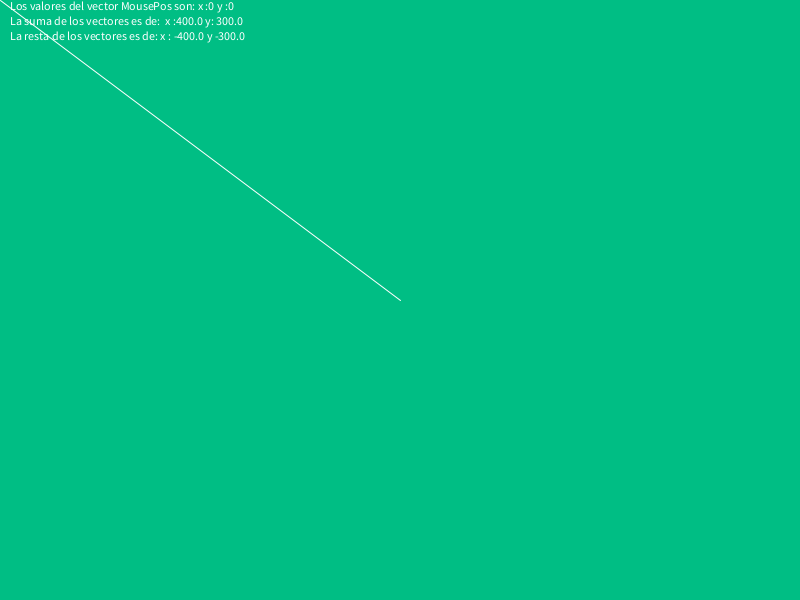
Frame 1 (no input)
Frame 60 (the mouse pressed at the canvas centre just before this capture): identical to frame 1, image omitted
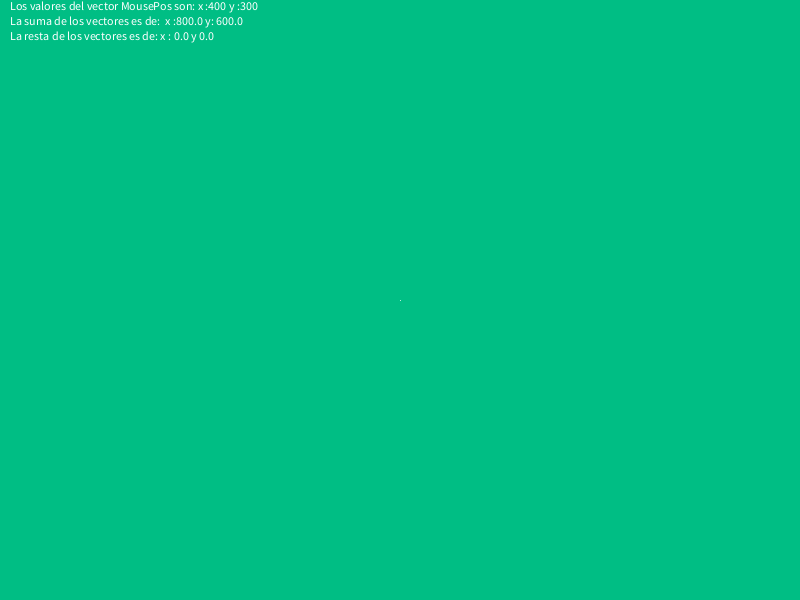
Frame 120 (the mouse held since frame 60 and released just before this capture)

The Processing sketch that drew these frames (run headless with seeded random() and noise(); from frame 60 on, the mouse is pressed at the canvas centre):

// Processing sketch: addSub
// ── addSub.pde
/**
** Vectores - Suma y Resta.
** by #90ED Media Art Studio. 
*/

String textoSuma = "La suma de los vectores es de: ";
String textoResta = "La resta de los vectores es de: ";

 PVector initPos = new PVector();
void setup(){
  size(800,600);
  background(0,190,132);
  initPos.x = width/2;
  initPos.y = height/2;
  smooth();
  
}

void draw(){
  background(0,190,132);
 
  PVector mousePos = new PVector(mouseX,mouseY);
  //Creamos un vector y con la funcion set() lo igualamos a mousePos.
  PVector vectorSum = new PVector();
  vectorSum.set(mousePos);
  //en Vector Sum almacenams la suma de los vectores.
  vectorSum.add(initPos);
  
  //Realizamos la resta de los vectores.
  //Sus valores se modifican al realizar la operacion add();
  // Si antes eran x:500 e Y:500 ahora seran 500-(WIDTH/2) y500-(HEIGHT/2);
  mousePos.sub(initPos);
  
  stroke(255);
  pushMatrix();
    translate(initPos.x,initPos.y);
    line(0,0,mousePos.x,mousePos.y);
  popMatrix();
  
  text("Los valores del vector MousePos son: x :" + mouseX + " y :"+ mouseY,10,10);
  text(textoSuma + " x :"+ vectorSum.x + " y: "+ vectorSum.y, 10 ,25);
  text(textoResta + "x : "+ mousePos.x + " y "+ mousePos.y,10,40);
  
  
  
}
